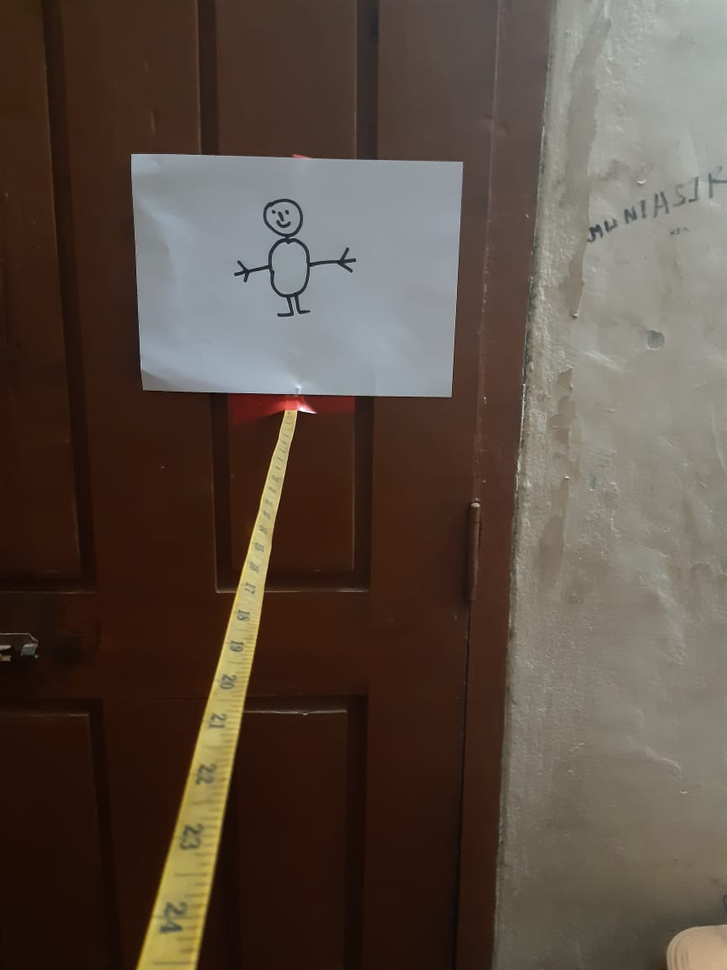
#> input picture image/1.png, 727 x 970 px, shrunk from 864 x 1152 before the run
$ python compute_distance.py   (older library calls are emulated)
#> lines starting #> are read from the running program, lines starting #| are printed output that depends on the picture; after the words box and inside, x2 and y2 are one past the last pixel; in counts of white or black regions, pixels touching at a corner belong together
# import the necessary packages
from imutils import paths
import numpy as np
import imutils
import cv2
def find_marker(image):
	# convert the image to grayscale, blur it, and detect edges
	gray = cv2.cvtColor(image, cv2.COLOR_BGR2GRAY)
	gray = cv2.GaussianBlur(gray, (5, 5), 0)
	edged = cv2.Canny(gray, 35, 125)
	# find the contours in the edged image and keep the largest one;
	# we'll assume that this is our piece of paper in the image
	cnts = cv2.findContours(edged.copy(), cv2.RETR_LIST, cv2.CHAIN_APPROX_SIMPLE)
	cnts = imutils.grab_contours(cnts)
	c = max(cnts, key = cv2.contourArea)
	# compute the bounding box of the of the paper region and return it
	return cv2.minAreaRect(c)

def distance_to_camera(knownWidth, focalLength, perWidth):
	# compute and return the distance from the maker to the camera
	return (knownWidth * focalLength) / perWidth

	# in this case is 24 inches
KNOWN_DISTANCE = 24.0
# initialize the known object width, which in this case, the piece of
# paper is 12 inches wide
KNOWN_WIDTH = 12.0
# load the furst image that contains an object that is KNOWN TO BE 2 feet
# from our camera, then find the paper marker in the image, and initialize
# the focal length
image = cv2.imread("image/1.png")
#> image is the input picture: shape (970, 727, 3); mean B, G, R 66.3, 76.8, 90.5
marker = find_marker(image)
#> in find_marker, `gray = cv2.cvtColor(image, cv2.COLOR_BGR2GRAY)`:
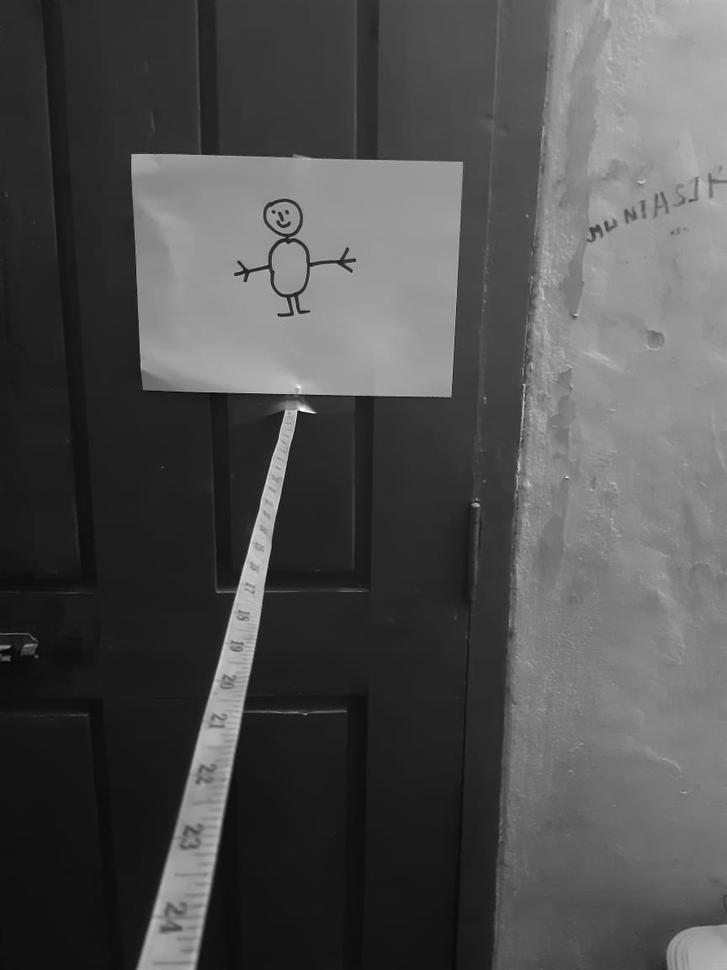
#> gray: shape (970, 727); min 4, max 255, mean 79.7
#> in find_marker, `edged = cv2.Canny(gray, 35, 125)`:
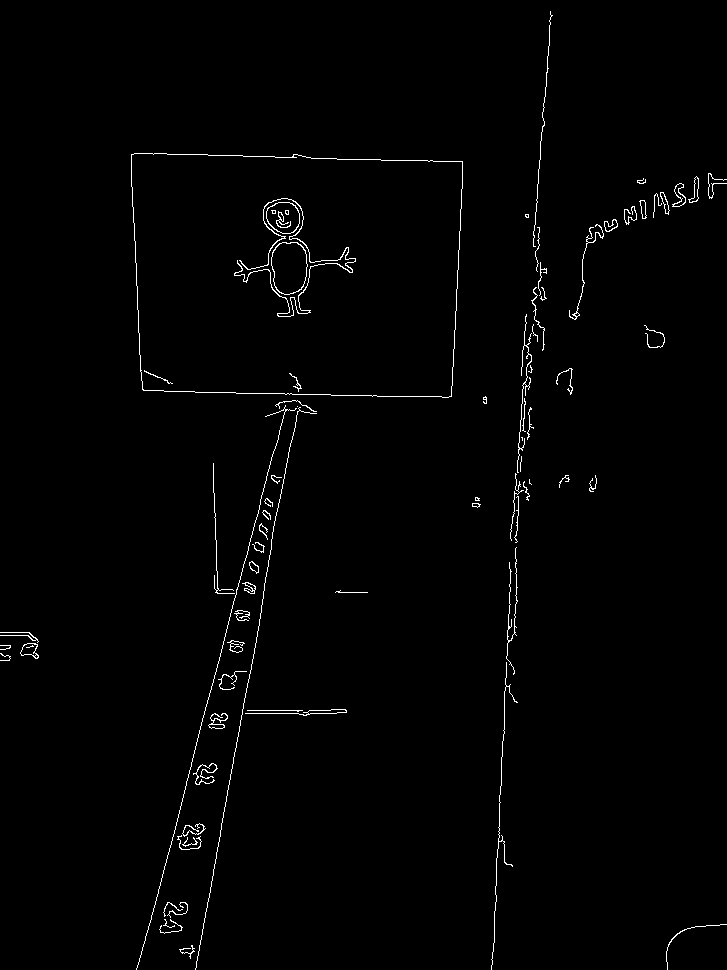
#> edged: shape (970, 727); 1.1% white in thin lines or dots
#> in find_marker, `cnts = cv2.findContours(edged.copy(), cv2.RETR_LIST, cv2.CHAIN_APPROX_..`: cnts = 103 contours, 67 with area under 20; largest, box (x1, y1, x2, y2) and area: (131, 153, 463, 398) 75996, (131, 153, 463, 398) 75990, (271, 242, 308, 295) 1540, (271, 242, 308, 295) 1510, (266, 202, 300, 234) 828
#> in find_marker, `c = max(cnts, key = cv2.contourArea)`: c = contour of 109 points, box (x1, y1, x2, y2) (131, 153, 463, 398), area 75996
#> marker = ((294.2, 274.1), (240.3, 331.7), -88.74)
focalLength = (marker[1][0] * KNOWN_DISTANCE) / KNOWN_WIDTH
#> focalLength = 480.6


for imagePath in sorted(paths.list_images("image")):
	# load the image, find the marker in the image, then compute the
	# distance to the marker from the camera
	image = cv2.imread(imagePath)
	marker = find_marker(image)
	inches = distance_to_camera(KNOWN_WIDTH, focalLength, marker[1][0])
#> inches = 24
	# draw a bounding box around the image and display it
	box = cv2.cv.BoxPoints(marker) if imutils.is_cv2() else cv2.boxPoints(marker)
#> box = ((457.4, 397.9), (125.8, 390.6), (131.1, 150.3), (462.7, 157.7))
	box = np.int0(box)
#> box = [[457, 397], [125, 390], [131, 150], [462, 157]]
	cv2.drawContours(image, [box], -1, (0, 255, 0), 2)
	cv2.putText(image, "%.2fft" % (inches / 12),
		(image.shape[1] - 200, image.shape[0] - 20), cv2.FONT_HERSHEY_SIMPLEX,
		2.0, (0, 255, 0), 3)
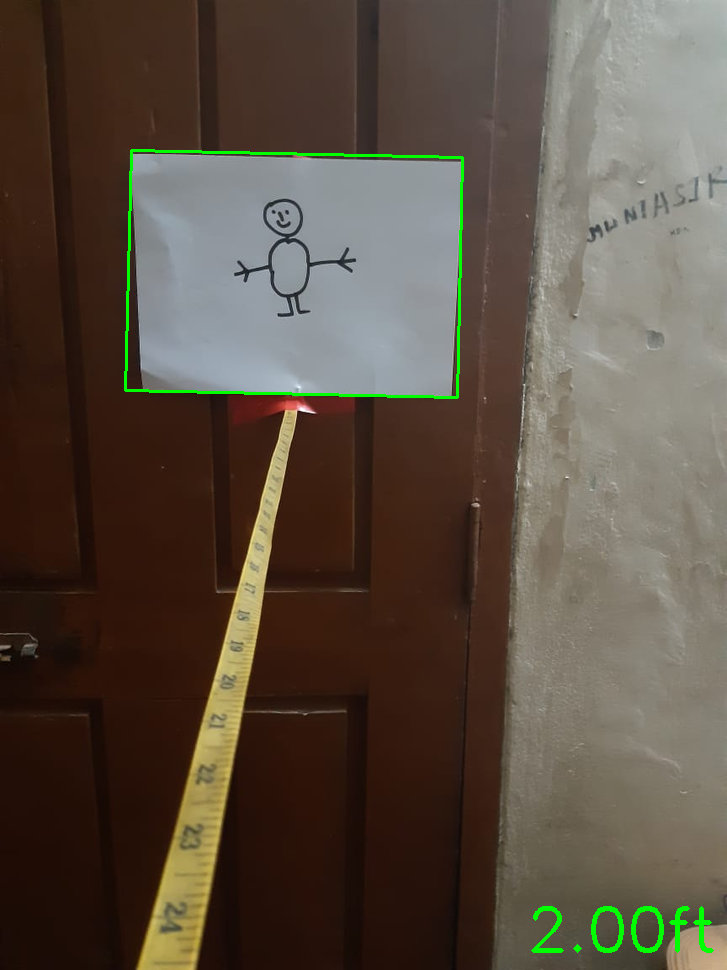
#> image: shape (970, 727, 3); mean B, G, R 65.8, 78.2, 89.8
	cv2.imshow("image", image)
	cv2.waitKey(0)
#> pass 2 of the loop `for imagePath in sorted(paths.list_images("image")):`:
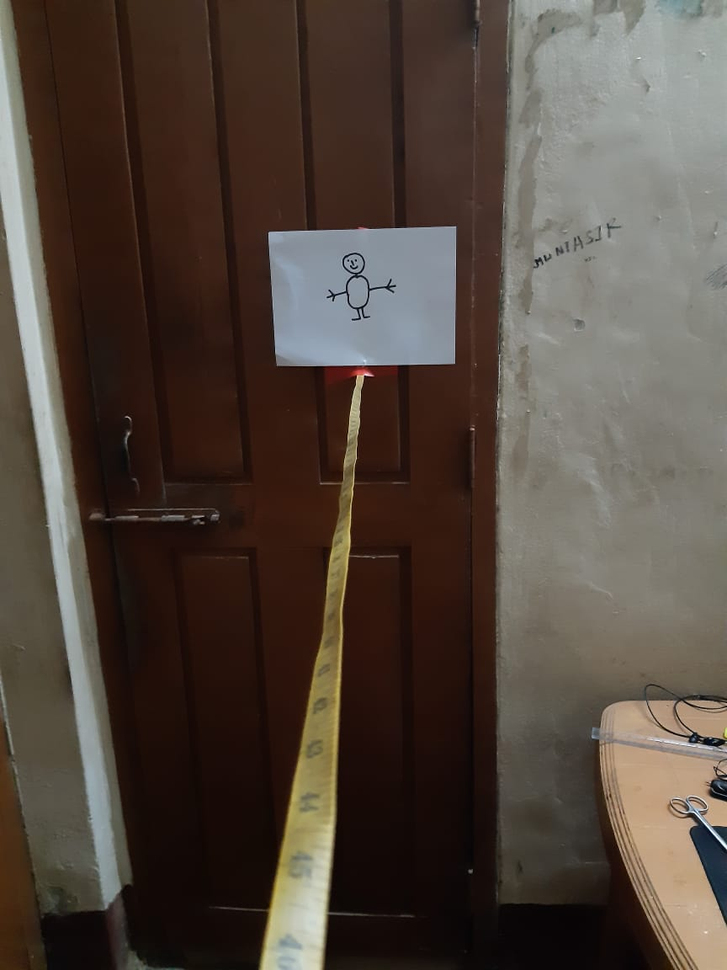
#> input picture image/2.png, 727 x 970 px, shrunk from 864 x 1152 before the run
#> image is the input picture: shape (970, 727, 3); mean B, G, R 61.2, 70, 81.7
#> in find_marker (call 3), `edged = cv2.Canny(gray, 35, 125)`:
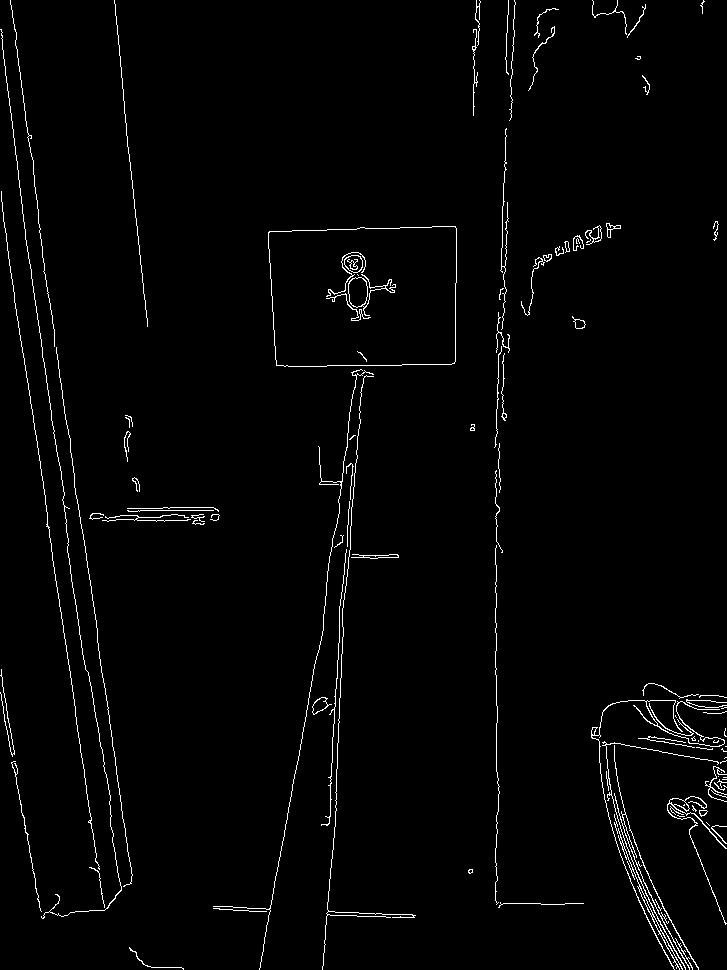
#> edged: shape (970, 727); 1.9% white in thin lines or dots
#> cnts = 144 contours, 102 with area under 20; largest, box (x1, y1, x2, y2) and area: (268, 226, 457, 367) 25080, (268, 226, 457, 367) 25078, (348, 274, 396, 316) 502, (348, 277, 368, 308) 462, (344, 255, 363, 273) 247
#> c = contour of 53 points, box (x1, y1, x2, y2) (268, 226, 457, 367), area 25080
#> `marker = find_marker(image)`: marker = ((362.8, 296.2), (188.3, 138.6), -0.796)
#> inches = 30.63
#> `box = cv2.cv.BoxPoints(marker) if imutils.is_cv2() else cv2.boxPoints(..`: box = ((269.7, 366.8), (267.7, 228.3), (456, 225.7), (457.9, 364.2))
#> `box = np.int0(box)`: box = [[269, 366], [267, 228], [455, 225], [457, 364]]
#> `cv2.putText(image, "%.2fft" % (inches / 12), (image.shape[1] - 200, im..`:
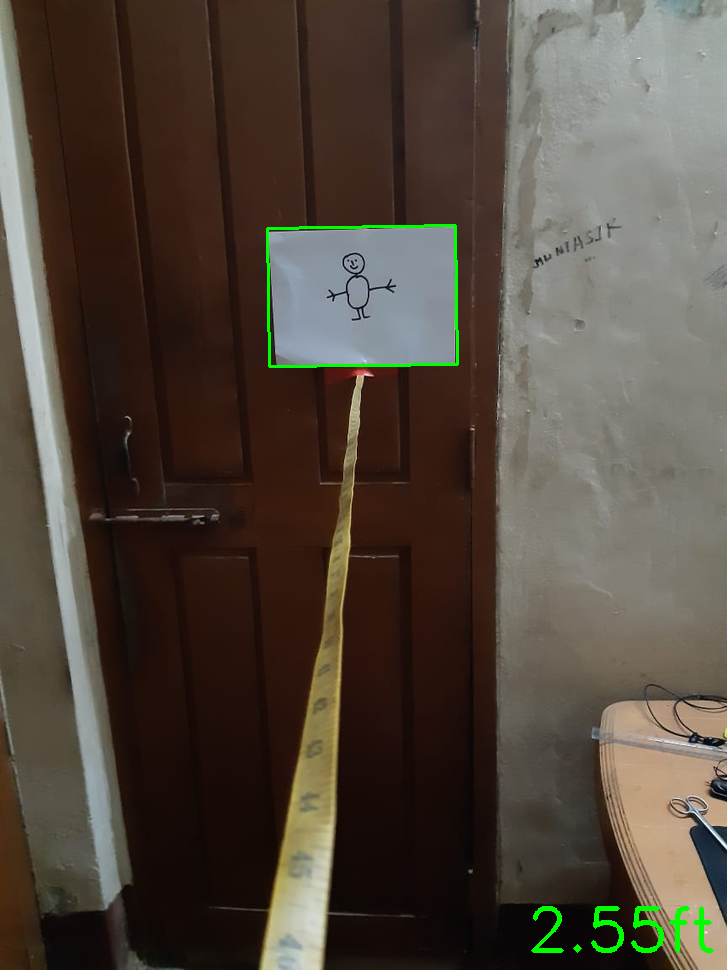
#> image: shape (970, 727, 3); mean B, G, R 60.9, 71.2, 81.3
#> pass 3 of the loop `for imagePath in sorted(paths.list_images("image")):`:
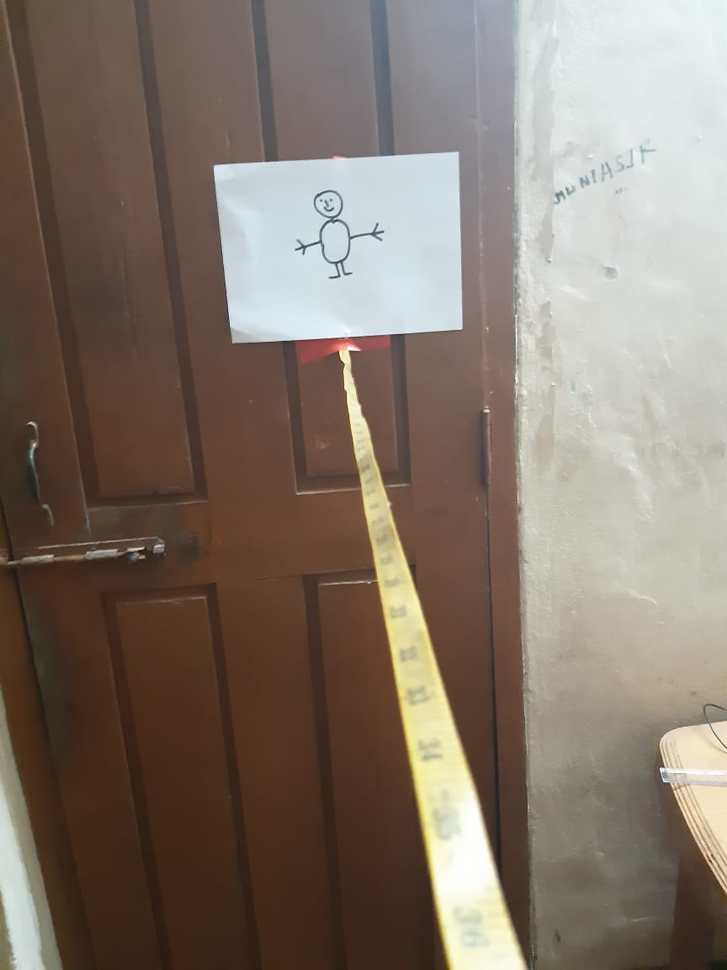
#> input picture image/3.png, 727 x 970 px, shrunk from 864 x 1152 before the run
#> image is the input picture: shape (970, 727, 3); mean B, G, R 106.5, 118.2, 131.6
#> in find_marker (call 4), `edged = cv2.Canny(gray, 35, 125)`:
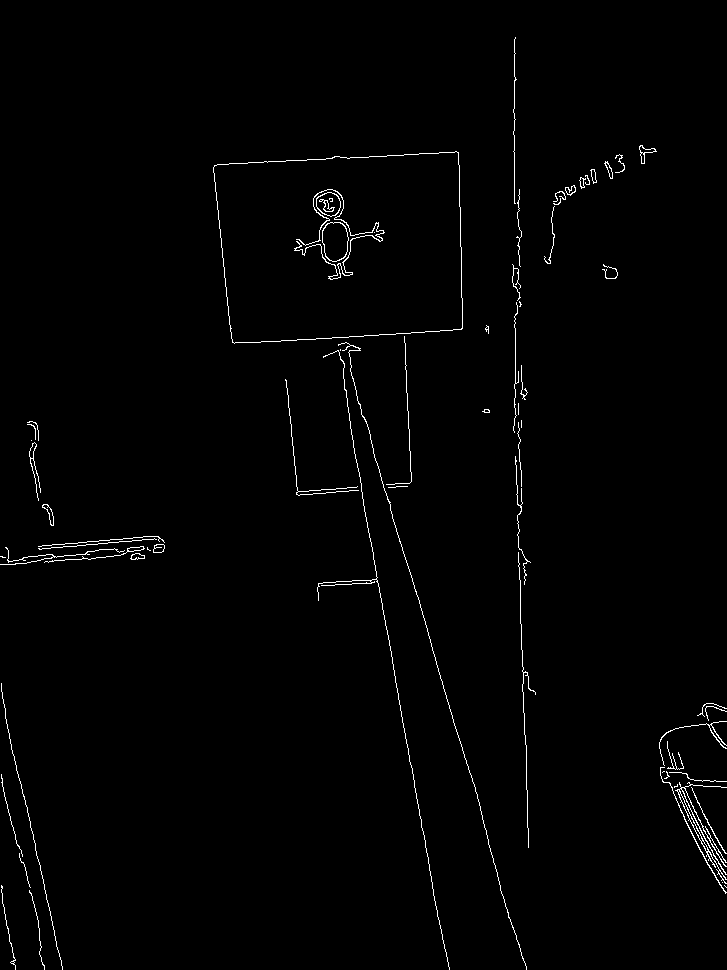
#> edged: shape (970, 727); 1.1% white in thin lines or dots
#> cnts = 91 contours, 54 with area under 20; largest, box (x1, y1, x2, y2) and area: (213, 151, 463, 344) 42636, (213, 151, 463, 344) 42630, (322, 222, 349, 262) 836, (322, 222, 349, 262) 814, (316, 192, 341, 217) 446
#> c = contour of 123 points, box (x1, y1, x2, y2) (213, 151, 463, 344), area 42636
#> `marker = find_marker(image)`: marker = ((341, 246.5), (245.9, 181.5), -3.65)
#> inches = 23.45
#> `box = cv2.cv.BoxPoints(marker) if imutils.is_cv2() else cv2.boxPoints(..`: box = ((224, 344.9), (212.5, 163.8), (457.9, 148.1), (469.5, 329.2))
#> `box = np.int0(box)`: box = [[224, 344], [212, 163], [457, 148], [469, 329]]
#> `cv2.putText(image, "%.2fft" % (inches / 12), (image.shape[1] - 200, im..`:
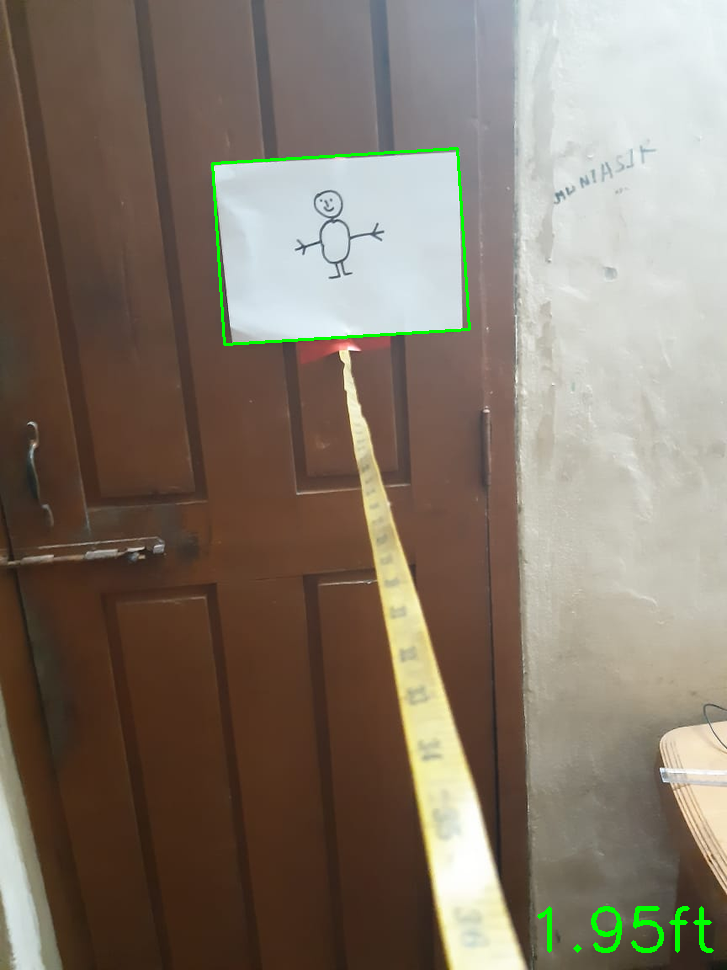
#> image: shape (970, 727, 3); mean B, G, R 105.9, 119.2, 130.8
